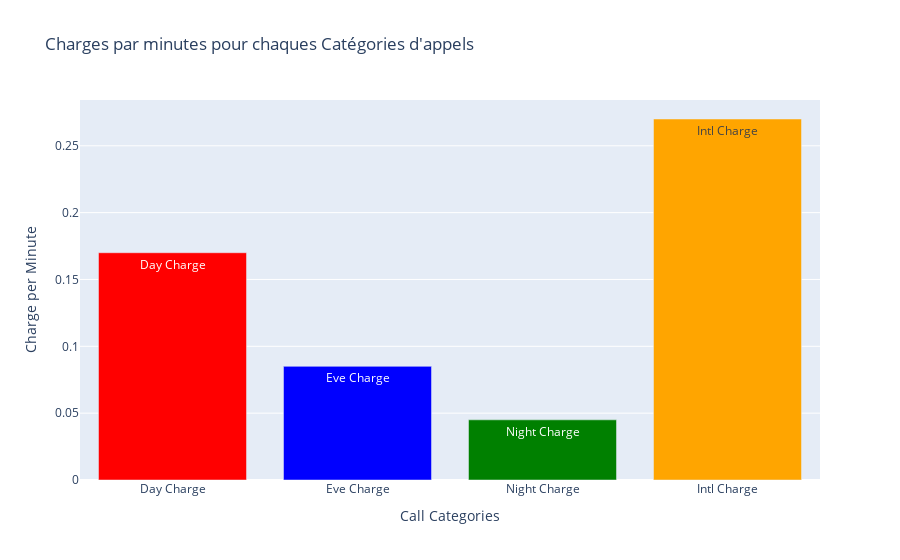

This figure's notebook cell:
### Code cell
fig = go.Figure()

fig.add_trace(go.Bar(x=['Day Charge', 'Eve Charge', 'Night Charge', 'Intl Charge'],
                     y=[day_charge_per_minutes, eve_charge_per_minutes, night_charge_per_minutes, int_charge_per_minutes],
                     text=['Day Charge', 'Eve Charge', 'Night Charge', 'Intl Charge'],
                     textposition='auto',
                     marker=dict(color=['red', 'blue', 'green', 'orange'])))

# le titre et les axes du diagramme
fig.update_layout(
    title="Charges par minutes pour chaques Catégories d'appels",
    xaxis_title="Call Categories",
    yaxis_title="Charge per Minute",
)

fig.show()

### Figure 1 — Plotly figure (JSON) as saved in the notebook; plotly's stock layout.template omitted (floating-point values rounded to 4 significant figures)
{"data": [{"marker": {"color": ["red", "blue", "green", "orange"]}, "text": ["Day Charge", "Eve Charge", "Night Charge", "Intl Charge"], "textposition": "auto", "type": "bar", "x": ["Day Charge", "Eve Charge", "Night Charge", "Intl Charge"], "y": [0.17, 0.085, 0.045, 0.2701]}], "layout": {"title": {"text": "Charges par minutes pour chaques Catégories d'appels"}, "xaxis": {"title": {"text": "Call Categories"}}, "yaxis": {"title": {"text": "Charge per Minute"}}}}
